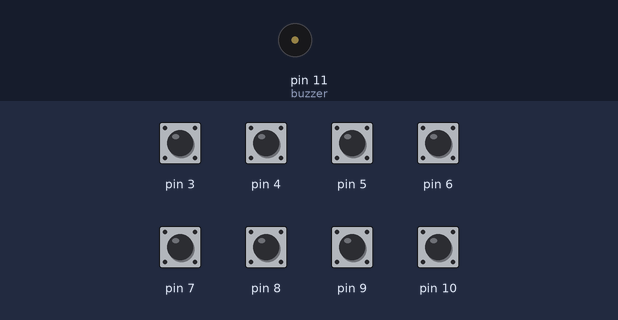
The sketch below on a simulated Arduino Uno, built with avr-gcc and run on an emulated ATmega328P. Shown: buzzer (waves = sounding). The inputs (shaded band) are chosen by the test bench; at power-on: pin 3–10 HIGH.

Above: at 2.5 s.
2.6 s: pin 3 pulled LOW for 1 s
At 4.6 s:
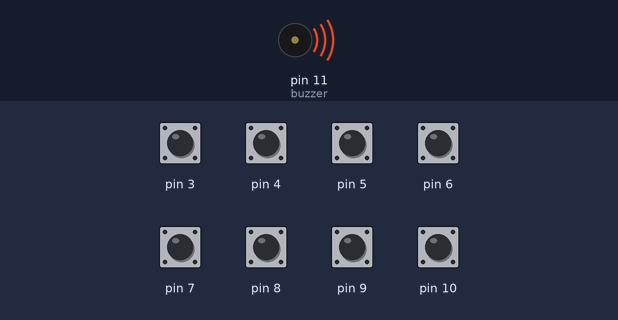
Timing chart, 0 to 6.4 s (numbered marks = the images above; inputs shaded):
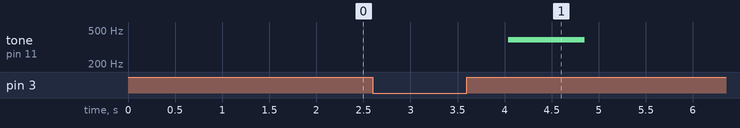

Measured:
- after the input at 2.6 s, tone on pin 11 (buzzer): silent → 385 Hz after 1.4 s, → silent 0.81 s later

The sketch:

Final.ino
```cpp
#include <CapacitiveSensor.h>
#include "pitches.h"
#define buzzer 11

// Set the Send Pin & Receive Pin.
CapacitiveSensor   cs_12_3 = CapacitiveSensor(12,3);
CapacitiveSensor   cs_12_4 = CapacitiveSensor(12,4);
CapacitiveSensor   cs_12_5 = CapacitiveSensor(12,5);
CapacitiveSensor   cs_12_6 = CapacitiveSensor(12,6);
CapacitiveSensor   cs_12_7 = CapacitiveSensor(12,7);
CapacitiveSensor   cs_12_8 = CapacitiveSensor(12,8);
CapacitiveSensor   cs_12_9 = CapacitiveSensor(12,9);
CapacitiveSensor   cs_12_10 = CapacitiveSensor(12,10);

void setup()
{
  // turn off autocalibrate on channel 1 - just as an example
  cs_12_3.set_CS_AutocaL_Millis(0xFFFFFFFF);
  cs_12_4.set_CS_AutocaL_Millis(0xFFFFFFFF);
  cs_12_5.set_CS_AutocaL_Millis(0xFFFFFFFF);
  cs_12_6.set_CS_AutocaL_Millis(0xFFFFFFFF);
  cs_12_7.set_CS_AutocaL_Millis(0xFFFFFFFF);
  cs_12_8.set_CS_AutocaL_Millis(0xFFFFFFFF);
  cs_12_9.set_CS_AutocaL_Millis(0xFFFFFFFF);
  cs_12_10.set_CS_AutocaL_Millis(0xFFFFFFFF);
}

void loop()
{
  // Set the sensitivity of the sensors.
  long touch1 =  cs_12_3.capacitiveSensor(1000);
  long touch2 =  cs_12_4.capacitiveSensor(1000);
  long touch3 =  cs_12_5.capacitiveSensor(1000);
  long touch4 =  cs_12_6.capacitiveSensor(1000);
  long touch5 =  cs_12_7.capacitiveSensor(1000);
  long touch6 =  cs_12_8.capacitiveSensor(1000);
  long touch7 =  cs_12_9.capacitiveSensor(1000);
  long touch8 =  cs_12_10.capacitiveSensor(1000);

  // When we touched the sensor, the buzzer will produce a tone.
  if (touch1 > 1000){
    tone(buzzer,385);
    }
  if (touch2 > 1000){
    tone(buzzer,370);
    }
  if (touch3 > 1000){
    tone(buzzer,328);
  }
  if (touch4 > 1000) {
    tone(buzzer,294);
  }
  if (touch5 > 1000){
    tone(buzzer,260);
  }
  if (touch6 > 1000){
    tone(buzzer,250);
  }
  if (touch7 > 1000){
    tone(buzzer,220);
  }
  if (touch8 > 1000){
    tone(buzzer,200);
  }

  // When we didn't touch it, no tone is produced.
  if (touch1<=1000  &  touch2<=1000  &  touch3<=1000 & touch4<=1000  &  touch5<=1000  &  touch6<=1000 &  touch7<=1000 &  touch8<=1000)
    noTone(buzzer);
  delay(10);

 }
```
